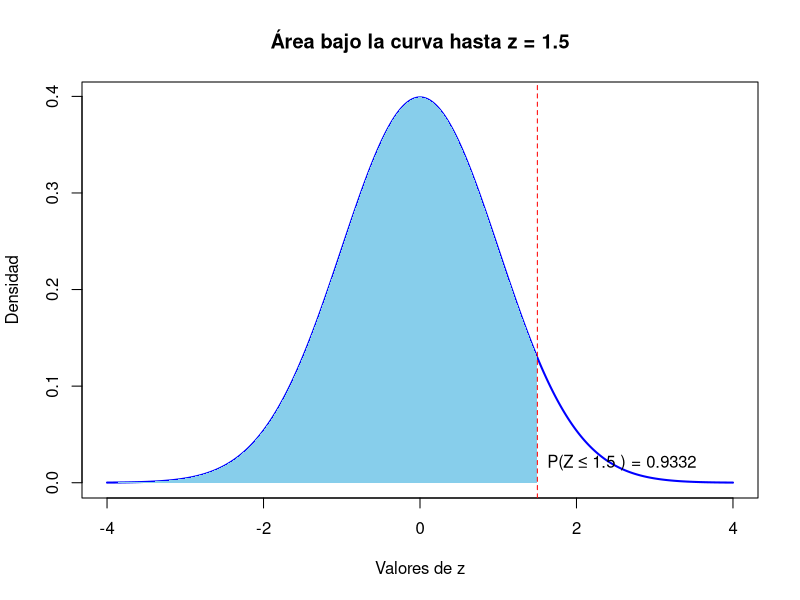

Reproduce this figure in R.
# Valor z de referencia
z <- 1.5

# Crear valores para el eje X (desde -4 a 4)
x <- seq(-4, 4, length = 1000)

# Densidad de la normal estándar
y <- dnorm(x)

# Graficar la curva normal
plot(x, y, type = "l", lwd = 2, col = "blue",   
     main = paste("Área bajo la curva hasta z =", z),    
     xlab = "Valores de z", ylab = "Densidad")

# Rellenar el área bajo la curva hasta z
polygon(c(x[x <= z], z), c(y[x <= z], 0), col = "skyblue",border = NA)

# Añadir línea vertical en z
abline(v = z, col = "red", lty = 2)

# Mostrar la probabilidad acumulada hasta z
prob <- pnorm(z)
text(z, 0.02, paste("P(Z ≤", z, ") =", round(prob, 4)), pos = 4, col = "black")